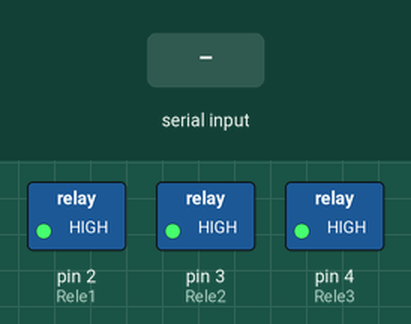
A sketch run on a simulated Arduino Uno, built with avr-gcc and run on an emulated ATmega328P. Shown: switched loads named in the sketch (green lamp = pin HIGH). The inputs (shaded band) are chosen by the test bench.

Above: at 1.2 s.
1.3 s: "0" received over Serial
At 2.3 s:
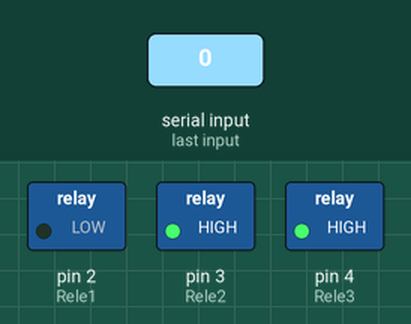
Timing chart, 0 to 7.8 s (numbered marks = the images above; inputs shaded):
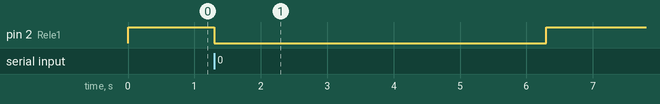

The sketch:

Arduino-UR3.ino
```cpp
const int Rele1 = 2; // Pin connected to LED 1
const int Rele2 = 3; // Pin connected to LED 2
const int Rele3 = 4; // Pin connected to LED 3
void setup() {
  pinMode(Rele1, OUTPUT); // Set LED 1 pin as an output
  pinMode(Rele2, OUTPUT); // Set LED 2 pin as an output
  pinMode(Rele3, OUTPUT); // Set LED 2 pin as an output
  digitalWrite(Rele1, HIGH); // Turn on LED 1
  digitalWrite(Rele2, HIGH);  // Turn off LED 2
  digitalWrite(Rele3, HIGH); // Turn off LED 3
  Serial.begin(57600); // Set the baud rate to match the communication 57600
}

void loop() {
  while (Serial.available()) {
    int c = Serial.read();

    if (c == '0') {
      digitalWrite(Rele1, LOW); // Turn on LED 1
      digitalWrite(Rele2, HIGH);  // Turn off LED 2
      digitalWrite(Rele3, HIGH); // Turn off LED 3
      delay(5000);
    } else if (c == '1') {
      digitalWrite(Rele1, HIGH);  // Turn off LED 1
      digitalWrite(Rele2, LOW); // Turn on LED 2
      digitalWrite(Rele3, HIGH); // Turn off LED 3
      delay(5000);
    } else if (c =='3') {
      digitalWrite(Rele1, HIGH);  // Turn off LED 1
      digitalWrite(Rele2, HIGH);  // Turn off LED 2
      digitalWrite(Rele3, LOW); // Turn on LED 3
      delay(5000);
    }
    digitalWrite(Rele1, HIGH); // Turn on LED 1
    digitalWrite(Rele2, HIGH);  // Turn off LED 2
    digitalWrite(Rele3, HIGH); // Turn off LED 3
  }
}
```

Measured:
- after the input at 1.3 s, pin 2 (Rele1): HIGH → LOW at once, → HIGH 5.0 s later
